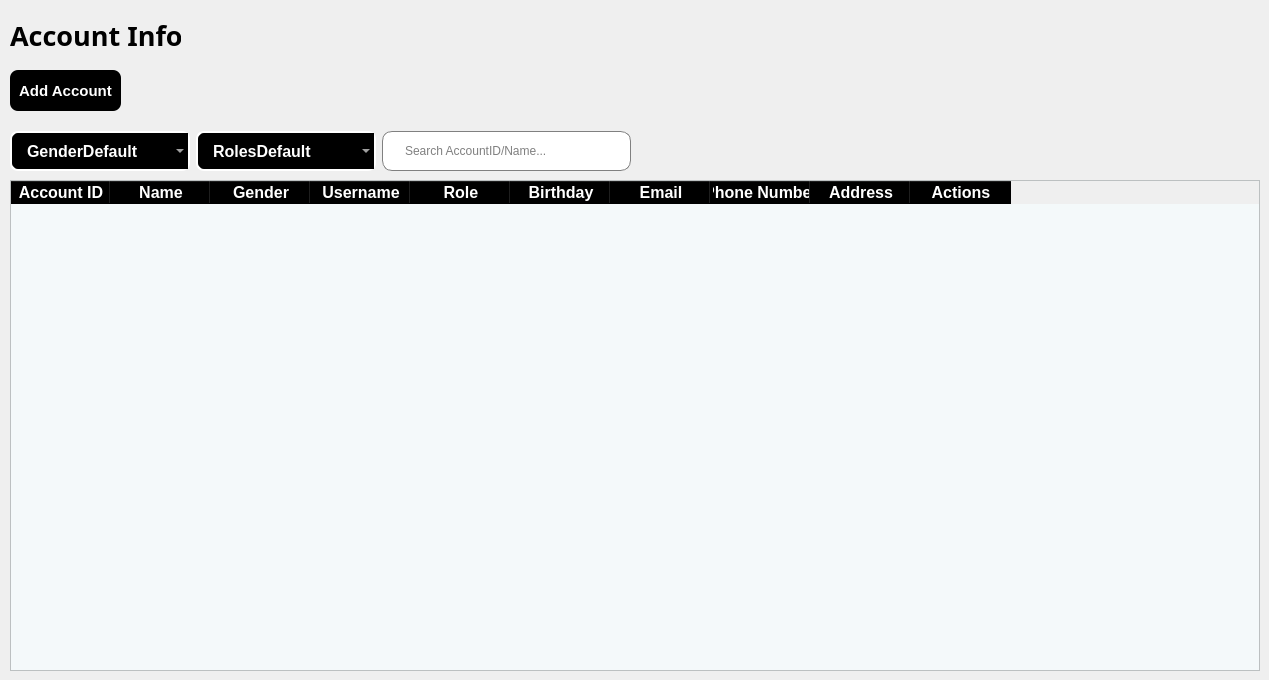
          <widget class="QWidget" name="page_2">
           <widget class="QTableWidget" name="AccountInfo_Table">
            <property name="geometry">
             <rect>
              <x>10</x>
              <y>180</y>
              <width>1250</width>
              <height>491</height>
             </rect>
            </property>
            <property name="font">
             <font>
              <pointsize>12</pointsize>
             </font>
            </property>
            <property name="styleSheet">
             <string notr="true">QHeaderView::section{
	font-weight:bold;
	background-color:black;
	color:white;
}
QTableWidget{	
	alternate-background-color: #B0BDFB;
	background-color:#F4F9FA;
}</string>
            </property>
            <property name="alternatingRowColors">
             <bool>true</bool>
            </property>
            <column>
             <property name="text">
              <string>Account ID</string>
             </property>
            </column>
            <column>
             <property name="text">
              <string>Name</string>
             </property>
            </column>
            <column>
             <property name="text">
              <string>Gender</string>
             </property>
            </column>
            <column>
             <property name="text">
              <string>Username</string>
             </property>
            </column>
            <column>
             <property name="text">
              <string>Role</string>
             </property>
            </column>
            <column>
             <property name="text">
              <string>Birthday</string>
             </property>
            </column>
            <column>
             <property name="text">
              <string>Email</string>
             </property>
            </column>
            <column>
             <property name="text">
              <string>Phone Number</string>
             </property>
            </column>
            <column>
             <property name="text">
              <string>Address</string>
             </property>
            </column>
            <column>
             <property name="text">
              <string>Actions</string>
             </property>
            </column>
           </widget>
           <widget class="QWidget" name="layoutWidget_3">
            <property name="geometry">
             <rect>
              <x>10</x>
              <y>130</y>
              <width>621</width>
              <height>42</height>
             </rect>
            </property>
            <layout class="QHBoxLayout" name="horizontalLayout_19">
             <item>
              <widget class="QComboBox" name="GenderFind_Account_comboBox">
               <property name="minimumSize">
                <size>
                 <width>180</width>
                 <height>40</height>
                </size>
               </property>
               <property name="maximumSize">
                <size>
                 <width>16777215</width>
                 <height>40</height>
                </size>
               </property>
               <property name="font">
                <font>
                 <pointsize>12</pointsize>
                 <bold>true</bold>
                </font>
               </property>
               <property name="styleSheet">
                <string notr="true">QComboBox{
	border:2px solid white;
	border-radius:8px;
	padding:1px 15px 1px 3px;
	background-color: black;
	color:white;
	height:25px;
	padding-left:15px;
	font-weight:bold;
	selection-background-color:#298089;
}</string>
               </property>
               <item>
                <property name="text">
                 <string>GenderDefault</string>
                </property>
               </item>
               <item>
                <property name="text">
                 <string>Male</string>
                </property>
               </item>
               <item>
                <property name="text">
                 <string>Female</string>
                </property>
               </item>
              </widget>
             </item>
             <item>
              <widget class="QComboBox" name="RolesFind_Account_comboBox">
               <property name="minimumSize">
                <size>
                 <width>180</width>
                 <height>40</height>
                </size>
               </property>
               <property name="maximumSize">
                <size>
                 <width>16777215</width>
                 <height>40</height>
                </size>
               </property>
               <property name="font">
                <font>
                 <pointsize>12</pointsize>
                 <bold>true</bold>
                </font>
               </property>
               <property name="styleSheet">
                <string notr="true">QComboBox{
	border:2px solid white;
	border-radius:8px;
	padding:1px 15px 1px 3px;
	background-color: black;
	color:white;
	height:25px;
	padding-left:15px;
	font-weight:bold;
	selection-background-color:#298089;
}</string>
               </property>
               <item>
                <property name="text">
                 <string>RolesDefault</string>
                </property>
               </item>
               <item>
                <property name="text">
                 <string>Student</string>
                </property>
               </item>
               <item>
                <property name="text">
                 <string>Manager</string>
                </property>
               </item>
              </widget>
             </item>
             <item>
              <widget class="QLineEdit" name="Search_Account_LineEdit">
               <property name="minimumSize">
                <size>
                 <width>0</width>
                 <height>40</height>
                </size>
               </property>
               <property name="maximumSize">
                <size>
                 <width>16777215</width>
                 <height>40</height>
                </size>
               </property>
               <property name="styleSheet">
                <string notr="true">QLineEdit{
	padding-left:20px;
	border:1px solid gray;
	border-radius:10px;
}</string>
               </property>
               <property name="placeholderText">
                <string>Search AccountID/Name...</string>
               </property>
              </widget>
             </item>
            </layout>
           </widget>
           <widget class="QLabel" name="AccountInfo_Header">
            <property name="geometry">
             <rect>
              <x>10</x>
              <y>10</y>
              <width>171</width>
              <height>51</height>
             </rect>
            </property>
            <property name="font">
             <font>
              <family>Rockwell</family>
              <pointsize>20</pointsize>
              <bold>true</bold>
             </font>
            </property>
            <property name="text">
             <string>Account Info</string>
            </property>
           </widget>
           <widget class="QPushButton" name="Add_Account_Button">
            <property name="geometry">
             <rect>
              <x>10</x>
              <y>70</y>
              <width>111</width>
              <height>41</height>
             </rect>
            </property>
            <property name="minimumSize">
             <size>
              <width>111</width>
              <height>41</height>
             </size>
            </property>
            <property name="maximumSize">
             <size>
              <width>111</width>
              <height>41</height>
             </size>
            </property>
            <property name="styleSheet">
             <string notr="true">QPushButton{	
	background-color: black;
	border:none;
	color:white;
	border-radius:8px;
	font-weight:bold;
	font-size:15px;
}</string>
            </property>
            <property name="text">
             <string>Add Account</string>
            </property>
           </widget>
          </widget>
